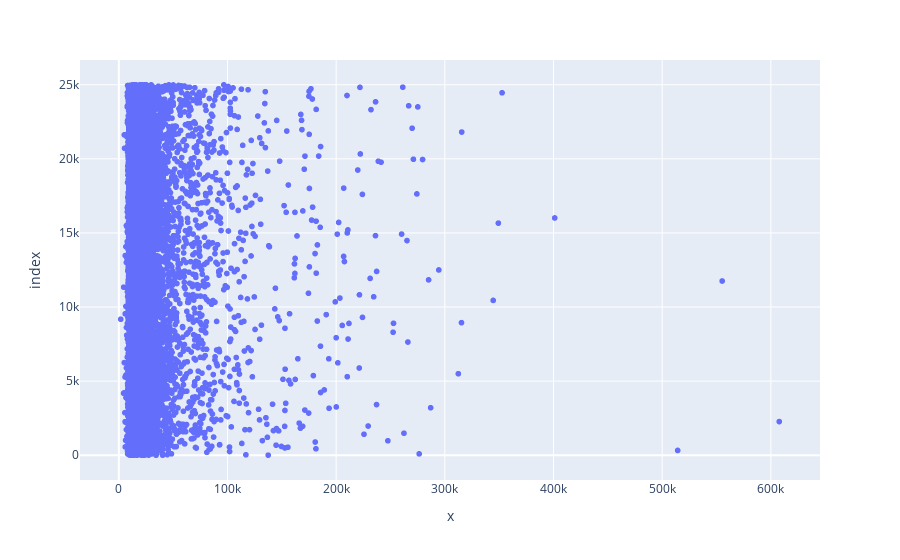

Write notebook code for a chart like this one.
### Code cell
import plotly.express as px
px.scatter(train_df['reg_date_year'], train_df['depreciation'])

### Figure 1 — Plotly figure (JSON) as saved in the notebook; plotly's stock layout.template omitted (floating-point values rounded to 4 significant figures; data arrays with more than 128 entries replaced by an {"elided": "..."} marker saying what was removed)
{"data": [{"hovertemplate": "x=%{x}<br>index=%{y}<extra></extra>", "legendgroup": "", "marker": {"color": "#636efa", "symbol": "circle"}, "mode": "markers", "name": "", "showlegend": false, "type": "scattergl", "x": {"elided": "25000 int values"}, "xaxis": "x", "y": {"elided": "25000 int values"}, "yaxis": "y"}], "layout": {"legend": {"tracegroupgap": 0}, "margin": {"t": 60}, "xaxis": {"anchor": "y", "domain": [0, 1], "title": {"text": "x"}}, "yaxis": {"anchor": "x", "domain": [0, 1], "title": {"text": "index"}}}}
